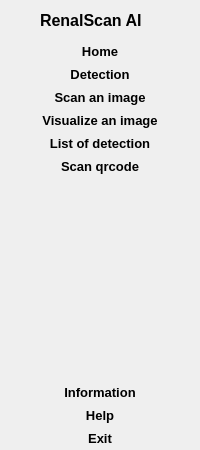
     <widget class="QWidget" name="full_menu_widget" native="true">
      <layout class="QVBoxLayout" name="verticalLayout_6">
       <property name="spacing">
        <number>0</number>
       </property>
       <property name="leftMargin">
        <number>0</number>
       </property>
       <property name="topMargin">
        <number>0</number>
       </property>
       <property name="rightMargin">
        <number>0</number>
       </property>
       <property name="bottomMargin">
        <number>0</number>
       </property>
       <item>
        <layout class="QHBoxLayout" name="full_menu_widget_layouthorizontale">
         <property name="spacing">
          <number>0</number>
         </property>
         <item>
          <widget class="QLabel" name="label_2">
           <property name="minimumSize">
            <size>
             <width>40</width>
             <height>40</height>
            </size>
           </property>
           <property name="maximumSize">
            <size>
             <width>30</width>
             <height>30</height>
            </size>
           </property>
           <property name="text">
            <string/>
           </property>
           <property name="pixmap">
            <pixmap resource="resource.qrc">:/icons/icons/kidney_32px.png</pixmap>
           </property>
           <property name="scaledContents">
            <bool>true</bool>
           </property>
          </widget>
         </item>
         <item>
          <widget class="QLabel" name="logo_label_3">
           <property name="font">
            <font>
             <pointsize>12</pointsize>
             <weight>75</weight>
             <bold>true</bold>
            </font>
           </property>
           <property name="text">
            <string>RenalScan AI </string>
           </property>
          </widget>
         </item>
        </layout>
       </item>
       <item>
        <layout class="QVBoxLayout" name="verticalLayout_2">
         <property name="spacing">
          <number>0</number>
         </property>
         <item>
          <widget class="QPushButton" name="home_btn_2">
           <property name="font">
            <font>
             <pointsize>10</pointsize>
             <weight>75</weight>
             <bold>true</bold>
            </font>
           </property>
           <property name="cursor">
            <cursorShape>PointingHandCursor</cursorShape>
           </property>
           <property name="text">
            <string>Home</string>
           </property>
           <property name="icon">
            <iconset resource="resource.qrc">
             <normaloff>:/icons/icons/home_page_24px.png</normaloff>:/icons/icons/home_page_24px.png</iconset>
           </property>
           <property name="iconSize">
            <size>
             <width>26</width>
             <height>26</height>
            </size>
           </property>
           <property name="checkable">
            <bool>true</bool>
           </property>
           <property name="autoExclusive">
            <bool>true</bool>
           </property>
           <property name="flat">
            <bool>true</bool>
           </property>
          </widget>
         </item>
         <item>
          <widget class="QPushButton" name="detection_btn_2">
           <property name="font">
            <font>
             <pointsize>10</pointsize>
             <weight>75</weight>
             <bold>true</bold>
            </font>
           </property>
           <property name="cursor">
            <cursorShape>PointingHandCursor</cursorShape>
           </property>
           <property name="text">
            <string>Detection</string>
           </property>
           <property name="icon">
            <iconset resource="resource.qrc">
             <normaloff>:/icons/icons/artificial_intelligence_24px.png</normaloff>:/icons/icons/artificial_intelligence_24px.png</iconset>
           </property>
           <property name="iconSize">
            <size>
             <width>26</width>
             <height>26</height>
            </size>
           </property>
           <property name="checkable">
            <bool>true</bool>
           </property>
           <property name="autoExclusive">
            <bool>true</bool>
           </property>
           <property name="flat">
            <bool>true</bool>
           </property>
          </widget>
         </item>
         <item>
          <widget class="QPushButton" name="scan_image_btn_2">
           <property name="font">
            <font>
             <pointsize>10</pointsize>
             <weight>75</weight>
             <bold>true</bold>
            </font>
           </property>
           <property name="cursor">
            <cursorShape>PointingHandCursor</cursorShape>
           </property>
           <property name="text">
            <string>Scan an image</string>
           </property>
           <property name="icon">
            <iconset resource="resource.qrc">
             <normaloff>:/icons/icons/iris_scan_24px.png</normaloff>:/icons/icons/iris_scan_24px.png</iconset>
           </property>
           <property name="iconSize">
            <size>
             <width>26</width>
             <height>26</height>
            </size>
           </property>
           <property name="checkable">
            <bool>true</bool>
           </property>
           <property name="autoExclusive">
            <bool>true</bool>
           </property>
           <property name="flat">
            <bool>true</bool>
           </property>
          </widget>
         </item>
         <item>
          <widget class="QPushButton" name="visualize_btn_2">
           <property name="font">
            <font>
             <pointsize>10</pointsize>
             <weight>75</weight>
             <bold>true</bold>
            </font>
           </property>
           <property name="cursor">
            <cursorShape>PointingHandCursor</cursorShape>
           </property>
           <property name="text">
            <string>Visualize an image</string>
           </property>
           <property name="icon">
            <iconset resource="resource.qrc">
             <normaloff>:/icons/icons/visualization_skill_24px.png</normaloff>:/icons/icons/visualization_skill_24px.png</iconset>
           </property>
           <property name="iconSize">
            <size>
             <width>26</width>
             <height>26</height>
            </size>
           </property>
           <property name="checkable">
            <bool>true</bool>
           </property>
           <property name="autoExclusive">
            <bool>true</bool>
           </property>
           <property name="flat">
            <bool>true</bool>
           </property>
          </widget>
         </item>
         <item>
          <widget class="QPushButton" name="list_detection_2">
           <property name="font">
            <font>
             <pointsize>10</pointsize>
             <weight>75</weight>
             <bold>true</bold>
            </font>
           </property>
           <property name="cursor">
            <cursorShape>PointingHandCursor</cursorShape>
           </property>
           <property name="text">
            <string>List of detection</string>
           </property>
           <property name="icon">
            <iconset resource="resource.qrc">
             <normaloff>:/icons/icons/list_24px.png</normaloff>:/icons/icons/list_24px.png</iconset>
           </property>
           <property name="iconSize">
            <size>
             <width>26</width>
             <height>26</height>
            </size>
           </property>
           <property name="checkable">
            <bool>true</bool>
           </property>
           <property name="autoExclusive">
            <bool>true</bool>
           </property>
           <property name="flat">
            <bool>true</bool>
           </property>
          </widget>
         </item>
         <item>
          <widget class="QPushButton" name="scan_qrcode_btn_2">
           <property name="font">
            <font>
             <pointsize>10</pointsize>
             <weight>75</weight>
             <bold>true</bold>
            </font>
           </property>
           <property name="cursor">
            <cursorShape>PointingHandCursor</cursorShape>
           </property>
           <property name="text">
            <string>Scan qrcode</string>
           </property>
           <property name="icon">
            <iconset resource="resource.qrc">
             <normaloff>:/icons/icons/qr_code_24px.png</normaloff>:/icons/icons/qr_code_24px.png</iconset>
           </property>
           <property name="iconSize">
            <size>
             <width>26</width>
             <height>26</height>
            </size>
           </property>
           <property name="checkable">
            <bool>true</bool>
           </property>
           <property name="autoExclusive">
            <bool>true</bool>
           </property>
           <property name="flat">
            <bool>true</bool>
           </property>
          </widget>
         </item>
        </layout>
       </item>
       <item>
        <spacer name="verticalSpacer_2">
         <property name="orientation">
          <enum>Qt::Vertical</enum>
         </property>
         <property name="sizeHint" stdset="0">
          <size>
           <width>20</width>
           <height>203</height>
          </size>
         </property>
        </spacer>
       </item>
       <item>
        <layout class="QVBoxLayout" name="verticalLayout_4">
         <property name="spacing">
          <number>0</number>
         </property>
         <item>
          <widget class="QPushButton" name="info_btn_2">
           <property name="font">
            <font>
             <pointsize>10</pointsize>
             <weight>75</weight>
             <bold>true</bold>
            </font>
           </property>
           <property name="cursor">
            <cursorShape>PointingHandCursor</cursorShape>
           </property>
           <property name="text">
            <string>Information</string>
           </property>
           <property name="icon">
            <iconset resource="resource.qrc">
             <normaloff>:/icons/icons/info_24px.png</normaloff>:/icons/icons/info_24px.png</iconset>
           </property>
           <property name="iconSize">
            <size>
             <width>26</width>
             <height>26</height>
            </size>
           </property>
           <property name="checkable">
            <bool>true</bool>
           </property>
           <property name="autoExclusive">
            <bool>true</bool>
           </property>
           <property name="flat">
            <bool>true</bool>
           </property>
          </widget>
         </item>
         <item>
          <widget class="QPushButton" name="help_btn_2">
           <property name="font">
            <font>
             <pointsize>10</pointsize>
             <weight>75</weight>
             <bold>true</bold>
            </font>
           </property>
           <property name="cursor">
            <cursorShape>PointingHandCursor</cursorShape>
           </property>
           <property name="text">
            <string>Help</string>
           </property>
           <property name="icon">
            <iconset resource="resource.qrc">
             <normaloff>:/icons/icons/help_24px.png</normaloff>:/icons/icons/help_24px.png</iconset>
           </property>
           <property name="iconSize">
            <size>
             <width>26</width>
             <height>26</height>
            </size>
           </property>
           <property name="checkable">
            <bool>true</bool>
           </property>
           <property name="autoExclusive">
            <bool>true</bool>
           </property>
           <property name="flat">
            <bool>true</bool>
           </property>
          </widget>
         </item>
         <item>
          <widget class="QPushButton" name="exit_btn_2">
           <property name="font">
            <font>
             <pointsize>10</pointsize>
             <weight>75</weight>
             <bold>true</bold>
            </font>
           </property>
           <property name="cursor">
            <cursorShape>PointingHandCursor</cursorShape>
           </property>
           <property name="text">
            <string>Exit</string>
           </property>
           <property name="icon">
            <iconset resource="resource.qrc">
             <normaloff>:/icons/icons/aashutdown_24px.png</normaloff>:/icons/icons/aashutdown_24px.png</iconset>
           </property>
           <property name="iconSize">
            <size>
             <width>26</width>
             <height>26</height>
            </size>
           </property>
           <property name="checkable">
            <bool>false</bool>
           </property>
           <property name="autoExclusive">
            <bool>false</bool>
           </property>
           <property name="flat">
            <bool>true</bool>
           </property>
          </widget>
         </item>
        </layout>
       </item>
      </layout>
     </widget>
